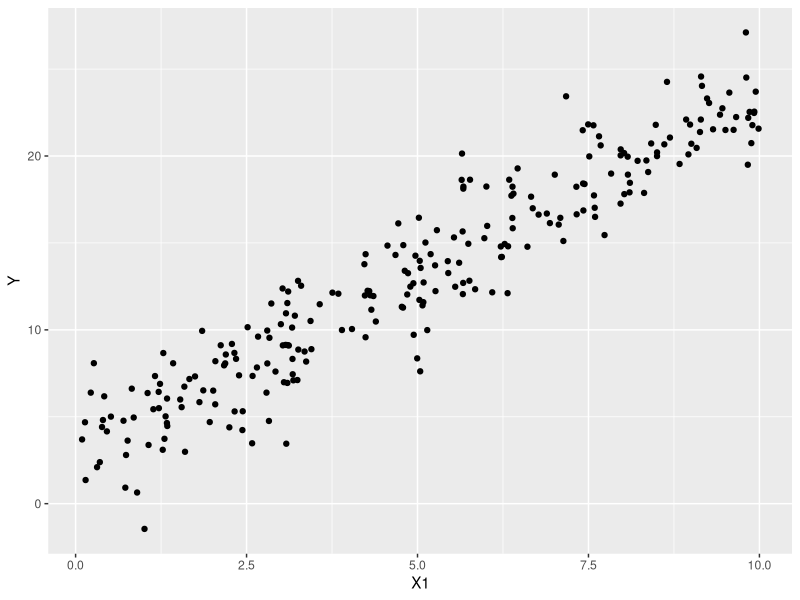
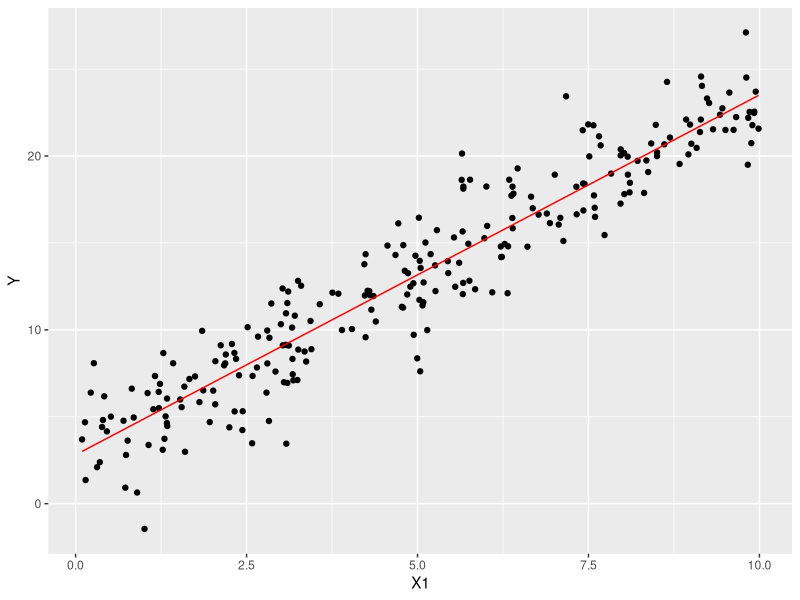
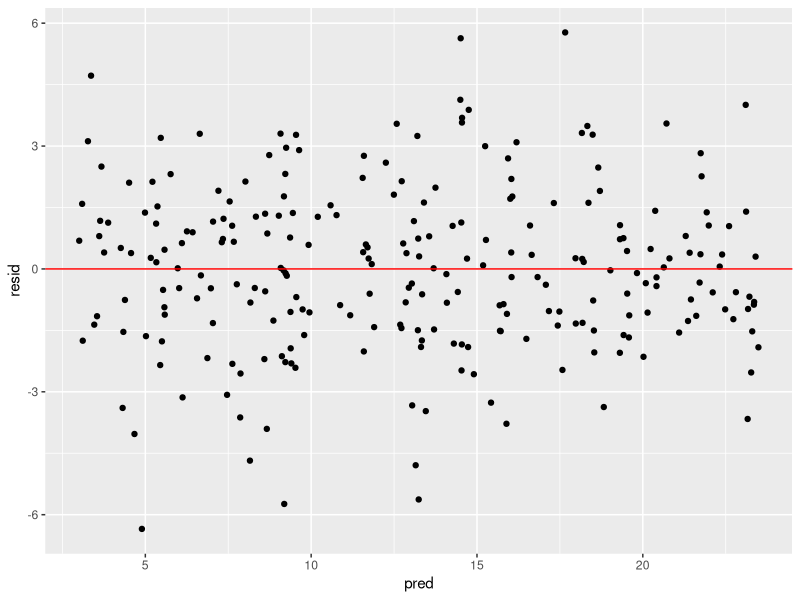
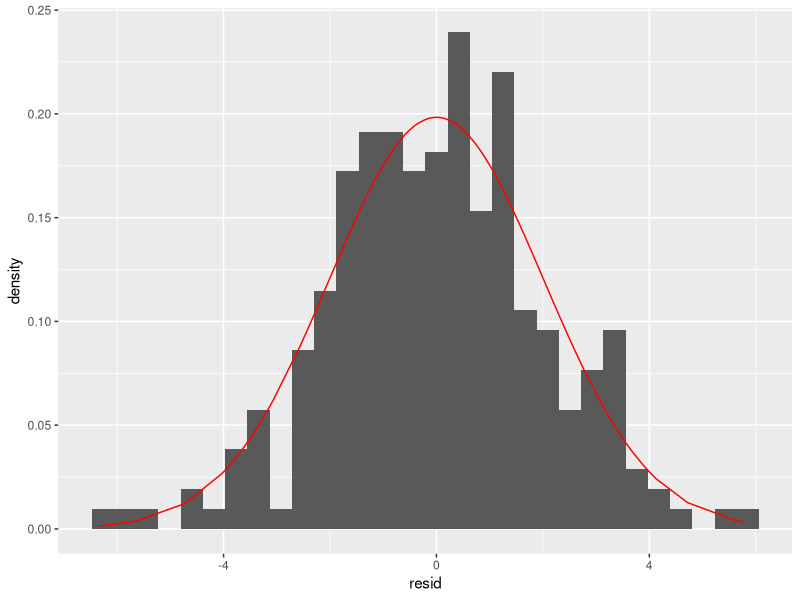
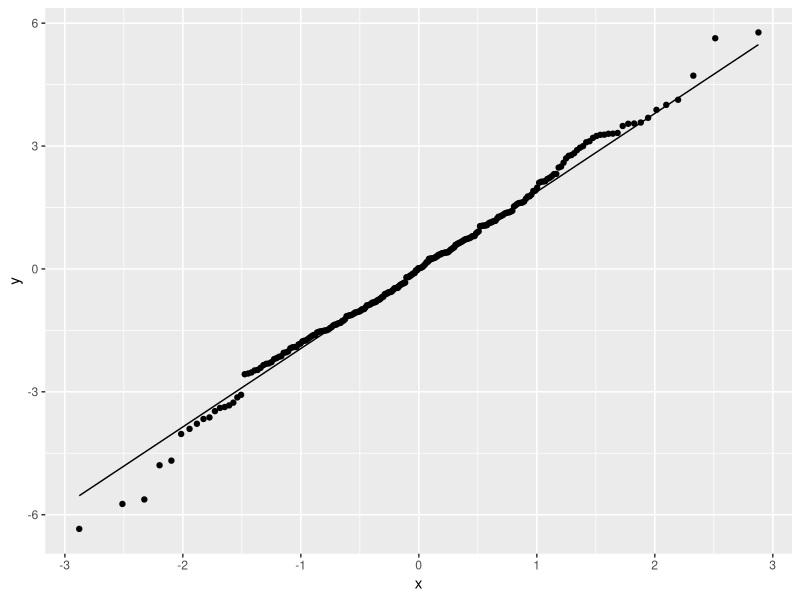
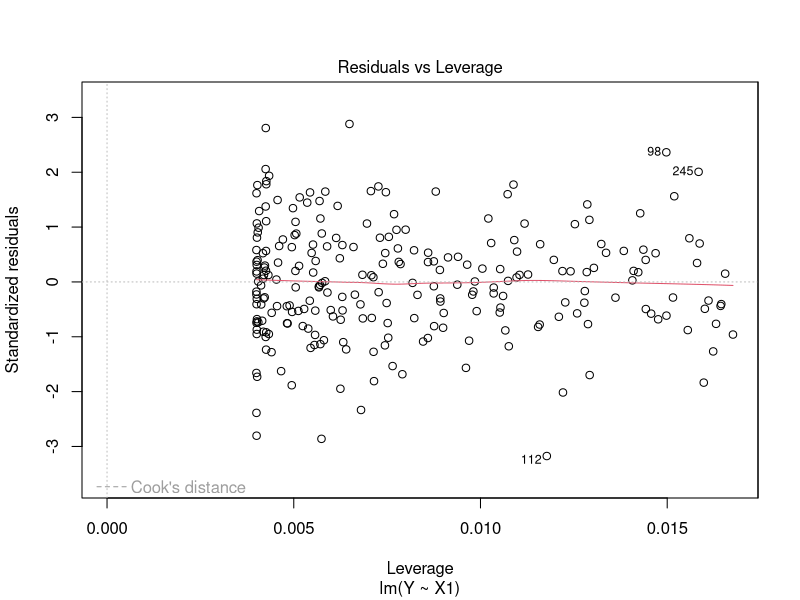
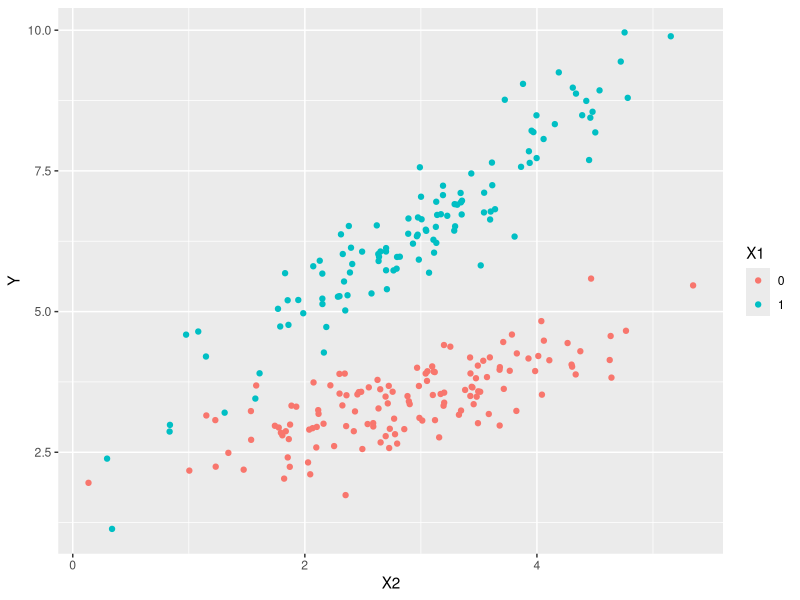
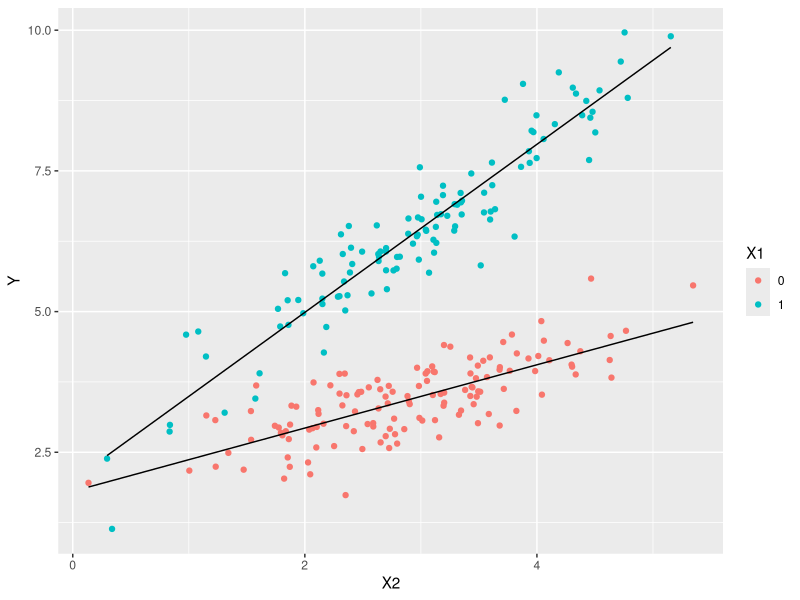

Reproduce these figures in R, in order.
## ---- chunk 1
knitr::opts_chunk$set(echo = TRUE)
## ---- chunk 2
library(tidyverse)
library(modelr)
library(car)
library(GGally)
set.seed(1234)
## ---- chunk 3
n <- 250
X1 <- runif(n)*10
Y <- 3 + 2*X1 + rnorm(n, sd = 2)
sim1 <- tibble(Y = Y, X1 = X1)
## ---- chunk 4
ggplot(sim1, aes(y=Y, x = X1)) + geom_point()
## ---- chunk 5
fit1 <- lm(Y~X1, sim1)
fit1_summ <- summary(fit1)
fit1_summ
## ---- chunk 6
str(fit1_summ)
sigmaHat <- fit1_summ$sigma
sigmaHat
## ---- chunk 7
sim1_fit1 <- 
  sim1 %>% 
  add_predictions(fit1) %>% 
  add_residuals(fit1) %>%
  arrange(pred)

head(sim1_fit1)
## ---- chunk 8
ggplot(sim1_fit1, aes(x = X1, y=Y)) +
  geom_point() + 
  geom_line(aes(y=pred), col="red")
       
## ---- chunk 9
ggplot(sim1_fit1, aes(x=pred, y = resid)) + 
  geom_point() +
  geom_abline(slope = 0, intercept = 0, col="red")
## ---- chunk 10
sim1_fit1 %>%
  mutate(norm_pdf = dnorm(resid, 0, sd = sigmaHat)) %>%
ggplot(aes(x = resid, y = ..density..)) + 
  geom_histogram(bins = 30) +
  geom_line(aes(y = norm_pdf),col = "red")
## ---- chunk 11
ggplot(sim1_fit1, aes(sample=resid)) + stat_qq() + stat_qq_line()
## ---- chunk 12
plot(fit1,5)
## ---- chunk 13
n <- 250
X1 <- sample(c(0,1), n, replace = TRUE)
X2 <- rnorm(n, 3)
Y <- 2 + .5*X2 + X1*X2 + rnorm(n, sd = .5)
sim2 <- tibble(Y = Y, 
               X1 = factor(X1), 
               X2 = X2)

ggplot(sim2, aes(y=Y, x = X2, col = X1)) + geom_point()
## ---- chunk 14
fit2 <- lm(Y~X1*X2, sim2)
summary(fit2)
## ---- chunk 15
sim2 %>%
add_predictions(fit2) %>%
  ggplot(aes(x=X2, y=Y, col=X1)) + 
  geom_point() +
  geom_line(aes(y = pred, group = X1), col="black")
## ---- chunk 16
par(mfrow=c(2,2), mar=c(4,3,2,2))
plot(fit2)
## ---- chunk 17
n <- 250
X1 <- sample(c(0,1), n, replace = TRUE)
X2 <- rnorm(n, 2)
X3 <- X2 + rnorm(n, sd = 3)
Y <- 2 + X1*3 + .5*X2 + X1*X2 + .2*X3^2 + rnorm(n, sd = .5)
sim3 <- tibble(Y = Y, 
               X1 = factor(X1), 
               X2 = X2, 
               X3 = X3)
## ---- chunk 18
ggpairs(sim3)
## ---- chunk 19
fit_additive <- lm(Y ~ X1 + X2 + X3, sim3)
summary(fit_additive)
## ---- chunk 20
par(mfrow=c(2,2), mar=c(4,3,2,2))
plot(fit_additive)
## ---- chunk 21
car::crPlots(fit_additive)
## ---- chunk 22
fit_poly <- lm(Y ~ X1 + X2 + I(X3^2), sim3)
summary(fit_poly)
## ---- chunk 23
par(mfrow=c(2,2), mar=c(4,3,2,2))
plot(fit_poly)
## ---- chunk 24
fit_int <- lm(Y ~ X1*X2 + X1*X3 + I(X3^2), sim3)
summary(fit_int)
## ---- chunk 25
fit_int2 <- lm(Y ~ X1*X2 + X3 + I(X3^2), sim3)
summary(fit_int2)
## ---- chunk 26
anova(fit_int, fit_int2)
## ---- chunk 27
sim3 %>% 
  add_predictions(fit_int2) %>%
  ggplot(aes(x=pred, y=Y)) + geom_point() +
  geom_abline(slope = 1, intercept = 0) +
  labs(x = "Predicted Values", 
       y = "Observed Values")
## ---- chunk 28
n <- 250
X1 <- sample(c(0,1), n, replace = TRUE)
X2 <- rnorm(n, 2, sd = .2)
X3 <- X2 + rnorm(n, sd = 1)
Y <- exp(.2 + X1*.3 + .5*X2 - .25*X1*X2 + .6*X3 + rnorm(n, sd = .1))
sim4 <- tibble(Y = Y, 
               X1 = factor(X1), 
               X2 = X2, 
               X3 = X3)
## ---- chunk 29
ggpairs(sim4)
## ---- chunk 30
fit4 <- lm(Y ~ X1 + X2 + X3, sim4)
summary(fit4)
## ---- chunk 31
par(mfrow=c(2,2), mar=c(4,3,2,2))
plot(fit4)
## ---- chunk 32
crPlots(fit4)
## ---- chunk 33
fitq <- lm(Y ~ X1 + X2 + X3 + I(X3^2))
summary(fitq)
## ---- chunk 34
par(mfrow=c(2,2), mar=c(4,3,2,2))
plot(fitq)
## ---- chunk 35
fitlog <- lm(log(Y) ~ X1 + X2 + X3, sim4)
summary(fitlog)
## ---- chunk 36
par(mfrow=c(2,2), mar=c(4,3,2,2))
plot(fitq)
## ---- chunk 37
crPlots(fitlog)
## ---- chunk 38
fitlog2 <- lm(log(Y) ~ X1*X2 + X1*X3, sim4)
summary(fitlog2)
## ---- chunk 39
sim4 %>%
  add_predictions(fitlog2) %>%
  ggplot(aes(x=pred, y = log(Y))) + geom_point() +
  geom_abline(slope = 1, intercept = 0)
## ---- chunk 40
n <- 250
X1 <- sample(c(0,1), n, replace = TRUE)
X2 <- rnorm(n, 2, sd = .2)
X3 <- X2 + rnorm(n, sd = 1)
Y <- .2 + X1*.3 + .5*X2 - .25*X1*X2 + .6*X3 + rgamma(n, shape = 1, scale = 2)
sim5 <- tibble(Y = Y, 
               X1 = factor(X1), 
               X2 = X2, 
               X3 = X3)
## ---- chunk 41
ggpairs(sim5)
## ---- chunk 42

fit5 <- lm(Y~X1 + X2 + X3, sim5)

model_lm <- 
  sim5 %>% 
  modelr::bootstrap(1000) %>%
  mutate(model = map(strap, ~lm(Y ~ X1 + X2 + X3, data=.)))
## ---- chunk 43
rq_tidy <- function(fit) {
  df <- data.frame(term = names(coef(fit)), estimate = coef(fit))
  row.names(df) <- NULL
  return(df)
}

param_lm <- 
  model_lm %>%
  mutate(param = map(model, rq_tidy)) %>%
  select(.id, param) %>% 
  unnest() 
## ---- chunk 44
param_lm  %>%
  group_by(term) %>%
  summarise(
    mean = mean(estimate), 
    q025 = quantile(estimate, .025), 
    q975 = quantile(estimate, .975)
  )

confint.lm(fit5)
